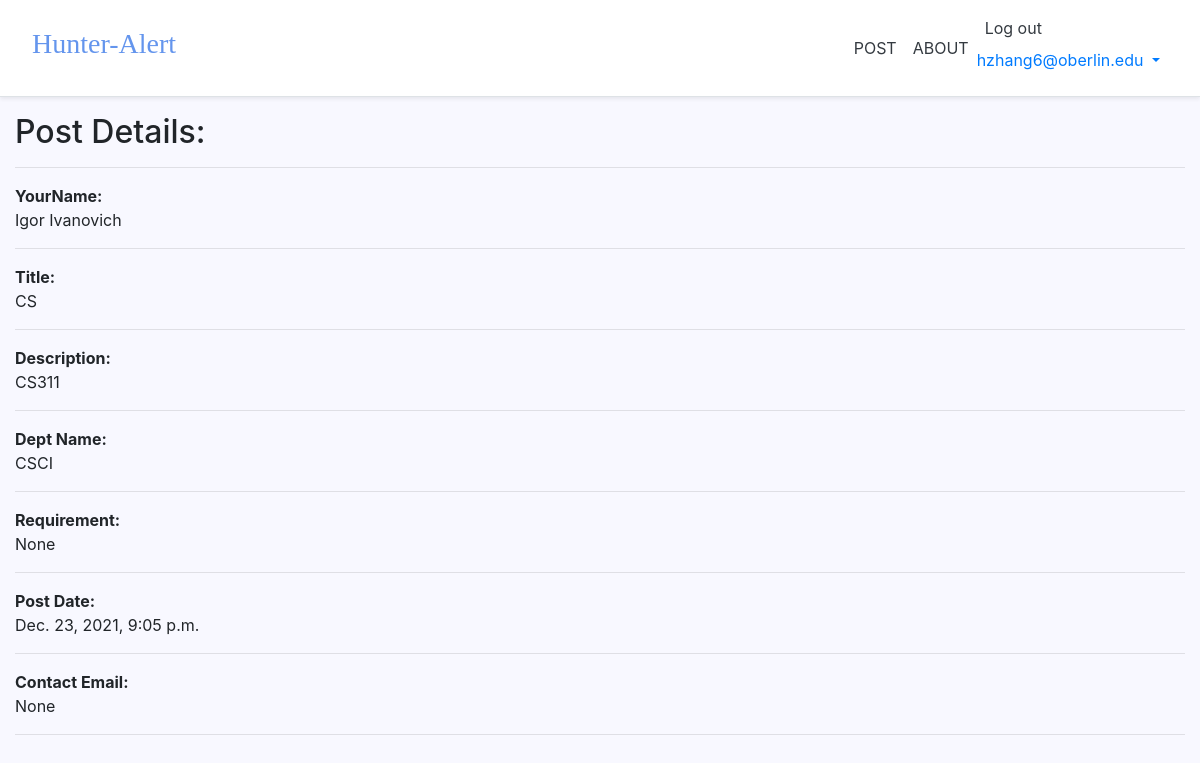
/13/ (signed in), run on the app's committed database.
### accounts/models.py (models this page shows, shortened)
class CustomUser(AbstractUser):
    pass

### pages/models.py (models this page shows, shortened)
class Post(models.Model):
    user = models.ForeignKey(CustomUser, null=True, on_delete=models.CASCADE)
    yourname = models.CharField(max_length=120, null=True)
    title = models.CharField(max_length=120, null=True)
    description = models.TextField(blank=False, null=True)
    dept_name = models.CharField(max_length=120, null=True)
    requirement = models.TextField(blank=False, null=True)
    date_posted = models.DateTimeField(default=timezone.now)
    email = models.CharField(max_length=50, null=True)

### pages/views.py (the view)
# urls.py: path('<detail_id>/', DetailView, name='detail'),
def DetailView(request, detail_id):
    detail = Post.objects.get(id=detail_id)
    context = {'detail': detail}
    return render(request, 'pages/detail.html', context)

### templates/pages/detail.html
{% extends '_base.html' %}
{% load static %}
{% block content %}
<div class="main">
    <h2>Post Details:</h2>
    <hr>
    <p><b>YourName: </b> <br> {{ detail.yourname }} <hr> </p>
    <p><b>Title:</b> <br> {{ detail.title }} <hr> </p>
    <p><b>Description:</b> <br> {{ detail.description }} <hr> </p>
    <p><b>Dept Name:</b> <br> {{ detail.dept_name }}<hr> </p>
    <p><b>Requirement:</b> <br> {{ detail.requirement }}<hr> </p>
    <p><b>Post Date:</b> <br> {{ detail.date_posted}}<hr> </p>
    <p><b>Contact Email:</b> <br> {{ detail.email }}<hr> </p>
</div>
{% endblock content %}

### templates/_base.html (shortened to what this page needs)
{% load static %}
<!DOCTYPE html>
<html lang="en">
<body style="background-color:GhostWhite;">
<head>
{% block css %}
<link rel="stylesheet" href="https://cdn.jsdelivr.net/npm/bootstrap@4.5.3/dist/css/bootstrap.min.css">
<link rel="stylesheet" href="https://cdnjs.cloudflare.com/ajax/libs/font-awesome/4.7.0/css/font-awesome.min.css">
<link rel="stylesheet" href="{% static 'css/base.css' %}">
{% endblock %}
</head>
<body>
  <main role="main">
    <div class="d-flex flex-column flex-md-row align-items-center p-3 px-md-4 mb-3 bg-white border-bottom shadow-sm">
      <h3 class="mr-auto p-2" style="font-family: Chalkduster">
        <a  href="{% url 'home' %}" style="color:#6495ED;">Hunter-Alert</a>
      </h3>
       <a class="p-2 text-dark" href="{% url 'post' %}">POST</a>
      <a class="p-2 text-dark" href="{% url 'about' %}">ABOUT</a>
      <nav class="my-2 my-md-0 mr-md-3">
        {% if user.is_authenticated %}
        <a class="p-2 text-dark" href="{% url 'account_logout' %}">Log out</a>
        <ul class="navbar-nav ml-auto">
          <li class="nav-item">
            <a class="nav-link dropdown-toggle" href="#" id="userMenu" data-toggle="dropdown" aria-haspopup="true" aria-expanded="false">
              {{ user.email }}
            </a>
          </li>
        </ul>
        {% else %}
        <form class="form-inline ml-auto">
          <a href="{% url 'account_login' %}" class="btn btn-outline-secondary">Log in</a>
          <a href="{% url 'account_signup' %}" class="btn btn-primary ml-2">Sign up</a>
        </form>
        {% endif %}
      </nav>
  </main>
  <div class="container">
    {% block content %}{% endblock content %}
  </div>
</body>
</html>

### static/css/base.css (style rules this page uses)
html { position: relative; min-height: 100%; font-size: 14px; }
@media (min-width: 768px) { html { font-size: 16px; } }
body { margin-bottom: 60px; }
.container { max-width: 1280px; }

### data on the page
CustomUser: email "hzhang6@oberlin.edu"
Post: yourname "Igor Ivanovich", title "CS", description "CS311", dept_name "CSCI", requirement "None", date_posted "Dec. 23, 2021, 9:05 p.m.", email "None"
